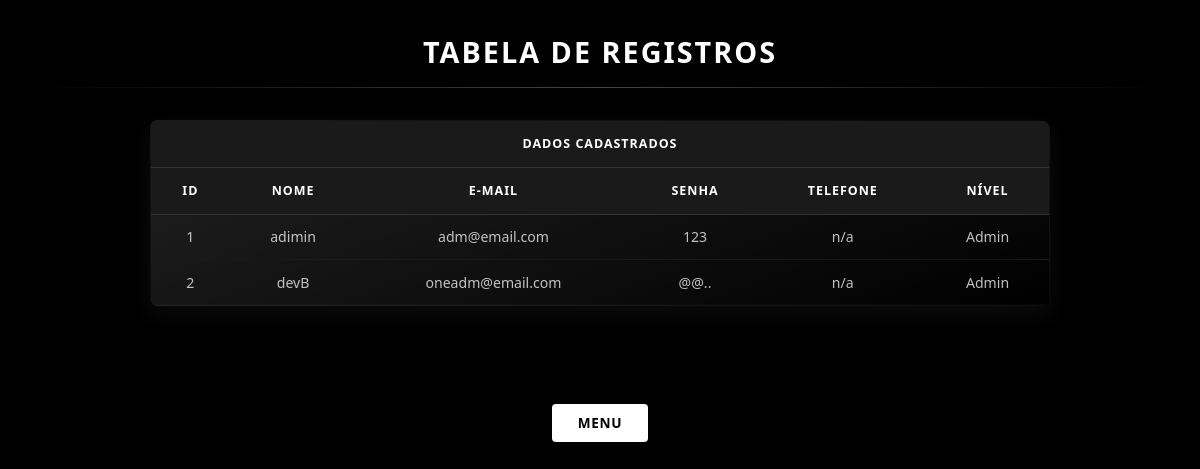
/php/registro.php, run on the app's committed database.
### tables this page shows
create table if not exists tb_usuario(
Id int primary key auto_increment,
Nome varchar(50) not null,
Email varchar (80) not null,
Senha varchar (150) not null,
Telefone varchar (15) default('n/a'),
Nivel varchar (20) default ('Usuario')
);

### php/registro.php (the view)
<?php
    echo "<link rel='stylesheet' type='text/css' href='../../src/css/registro.css'/>";
    include 'conexao.php';
    $resultado = $cmd->query("SELECT * FROM tb_usuario");
    $total_registros = $resultado->rowCount();
    if ($total_registros > 0)
    {
        echo "<body>";
        echo "<h1>Tabela de Registros</h1>";
        echo "<hr/>";
        echo "<table>";
        echo "<tr>
                <th colspan=6>
                    Dados Cadastrados
                </th>
              </tr>";
        echo "<tr>
                <th>ID</th>
                <th>Nome</th>
                <th>E-mail</th>
                <th>Senha</th>
                <th>Telefone</th>
                <th>Nível</th>
              </tr>";
        while ($linha = $resultado->fetch(PDO::FETCH_ASSOC))
        {
            $vId       = $linha['Id'];
            $vNome     = $linha['Nome'];
            $vEmail    = $linha['Email'];
            $vSenha    = $linha['Senha'];
            $vTelefone = $linha['Telefone'];
            $vNivel    = $linha['Nivel'];
            echo "<tr>
                    <td>$vId</td>
                    <td>$vNome</td>
                    <td>$vEmail</td>
                    <td>$vSenha</td>
                    <td>$vTelefone</td>
                    <td>$vNivel</td>
                  </tr>";
        }
        echo "</table>";
        echo "<br/><br/><br/>";
        echo "<a href='../../menu.html'>Menu</a>";
        echo "</body>";
    }
    else
    {
        echo "<script language=javascript> window.alert('Não existem registros para exibir!!!'); location.href='index.html';</script>";
    }
?>

### css/registro.css (style rules this page uses)
* { margin: 0; padding: 0; box-sizing: border-box; font-family: 'Segoe UI', Tahoma, Geneva, Verdana, sans-serif; }
body { background-color: #000000; color: #ffffff; padding: 2rem; }
h1 { text-align: center; font-size: 1.8rem; text-transform: uppercase; letter-spacing: 2px; margin-bottom: 1rem; }
hr { border: none; height: 1px; background: linear-gradient(90deg, transparent, #444, transparent); margin-bottom: 2rem; }
table { width: 100%; max-width: 900px; margin: 0 auto; border-collapse: collapse; background: linear-gradient(160deg, #222222, #000000); border: 1px solid #222; border-radius: 8px; overflow: hidden; box-shadow: 0 8px 24px rgba(255,255,255,0.05); }
th { background-color: #1a1a1a; color: #ffffff; padding: 0.9rem 1rem; text-transform: uppercase; font-size: 0.78rem; letter-spacing: 0.08em; border-bottom: 1px solid #333; }
td { padding: 0.8rem 1rem; font-size: 0.88rem; color: rgba(255,255,255,0.75); border-bottom: 1px solid #1a1a1a; text-align: center; }
tr:last-child td { border-bottom: none; }
a { display: inline-block; margin: 2rem auto; padding: 0.6rem 1.6rem; background: #ffffff; color: #000000; text-decoration: none; font-weight: bold; font-size: 0.85rem; text-transform: uppercase; letter-spacing: 0.05em; border-radius: 4px; transition: opacity 0.2s, transform 0.2s; display: block; width: fit-content; margin: 2rem auto; }

### data on the page
tb_usuario: Id "1", Nome "adimin", Email "adm@email.com", Senha "123", Telefone "n/a", Nivel "Admin"
tb_usuario: Id "2", Nome "devB", Email "oneadm@email.com", Senha "@@..", Telefone "n/a", Nivel "Admin"
